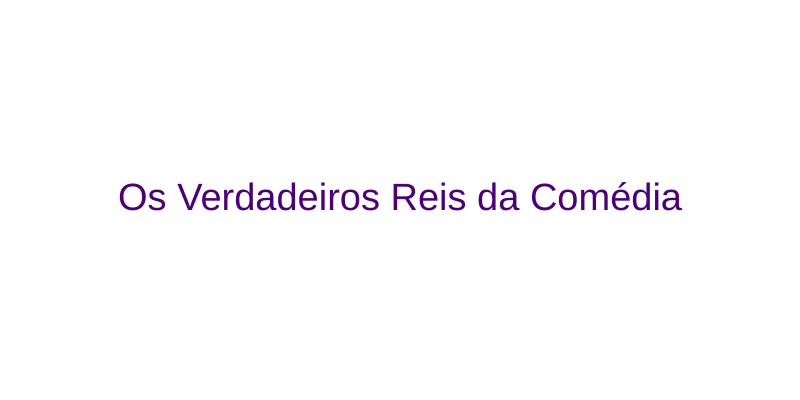
Frame 1 (no input)
Frame 60 (no input): identical to frame 1, image omitted
Frame 120 (the mouse pressed at the canvas centre since frame 60): identical to frame 1, image omitted

The p5.js sketch that drew this single still picture (run headless with seeded random() and noise() and a simulated clock; from frame 60 on, the mouse is pressed at the canvas centre):

// p5.js sketch
// ── sketch.js
let campoIdade;
let campoFantasia;
let campoComedia;

function setup() {
  createCanvas(800, 400);
  createElement("h2", "Recomendador de filmes");
  createSpan("Sua idade:");
  campoIdade = createInput("5");
  campoFantasia = createCheckbox("Gosta de fantasia?");
  campoComedia = createCheckbox("Gosta de comedia?");
}
function draw() {
  background("white");
  let idade = campoIdade.value();
  let gostaDeFantasia = campoFantasia.checked();
  let gostaDeComedia = campoComedia.checked();
  let recomendacao = geraRecomendacao(idade, gostaDeFantasia, gostaDeComedia);
  fill(color(76, 0, 115));
  textAlign(CENTER, CENTER);
  textSize(38);
  text(recomendacao, width / 2, height / 2);
}
function geraRecomendacao(idade, gostaDeFantasia, gostaDeComedia) {
  if (idade >= 10) {
    if (idade >= 14) {
      return "Norbit ";
    } else {
      if (idade >= 12) {
        if(gostaDeFantasia || gostaDeComedia) {
          return "Fantasia 2000 ";          
        } else{
         return "Se Enlouquecer, Não se Apaixone";
        }
      } else {
        if (gostaDeFantasia) {
          return "Heavy Metal: Universo em Fantasia";
        } else {
          return "O Rei da Comédia";
        }
      }
    }
  } else {
    if (gostaDeFantasia) {
      return "Música e Fantasia ";
    } else {
      return "Os Verdadeiros Reis da Comédia";
    }
  }
}
